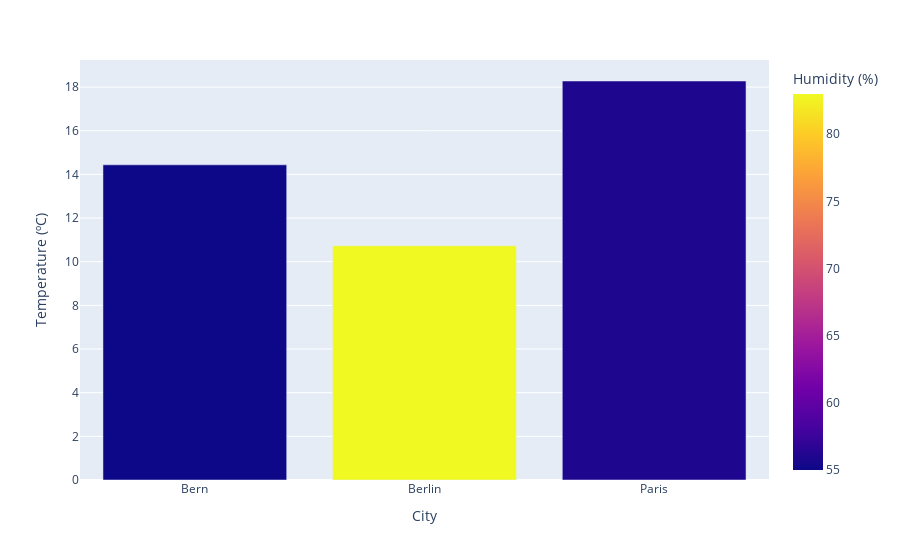

Notebook cell for this chart:
### Code cell
# Visualization of current weather data
px.bar(
    data_frame=weather_data,
    x="City",
    y="Temperature (ºC)",
    hover_data=[
        "Main",
        "Minimun temperature (ºC)",
        "Maximun temperature (ºC)",
        "Pressure (hPa)",
        "Humidity (%)",
        "Wind speed (meter/sec)",
    ],
    color="Humidity (%)",
)

### Figure 1 — Plotly figure (JSON) as saved in the notebook; plotly's stock layout.template omitted (floating-point values rounded to 4 significant figures)
{"data": [{"alignmentgroup": "True", "customdata": [["Clear", 11.42, 15.5, 1024, 55, 3.6], ["Clouds", 10, 11.66, 1021, 83, 5.66], ["Clear", 16.88, 19.28, 1025, 56, 3.09]], "hovertemplate": "City=%{x}<br>Temperature (ºC)=%{y}<br>Main=%{customdata[0]}<br>Minimun temperature (ºC)=%{customdata[1]}<br>Maximun temperature (ºC)=%{customdata[2]}<br>Pressure (hPa)=%{customdata[3]}<br>Humidity (%)=%{marker.color}<br>Wind speed (meter/sec)=%{customdata[5]}<extra></extra>", "legendgroup": "", "marker": {"color": [55, 83, 56], "coloraxis": "coloraxis", "pattern": {"shape": ""}}, "name": "", "offsetgroup": "", "orientation": "v", "showlegend": false, "textposition": "auto", "type": "bar", "x": ["Bern", "Berlin", "Paris"], "xaxis": "x", "y": [14.44, 10.73, 18.28], "yaxis": "y"}], "layout": {"barmode": "relative", "coloraxis": {"colorbar": {"title": {"text": "Humidity (%)"}}, "colorscale": [[0, "#0d0887"], [0.1111, "#46039f"], [0.2222, "#7201a8"], [0.3333, "#9c179e"], [0.4444, "#bd3786"], [0.5556, "#d8576b"], [0.6667, "#ed7953"], [0.7778, "#fb9f3a"], [0.8889, "#fdca26"], [1, "#f0f921"]]}, "legend": {"tracegroupgap": 0}, "margin": {"t": 60}, "xaxis": {"anchor": "y", "domain": [0, 1], "title": {"text": "City"}}, "yaxis": {"anchor": "x", "domain": [0, 1], "title": {"text": "Temperature (ºC)"}}}}
